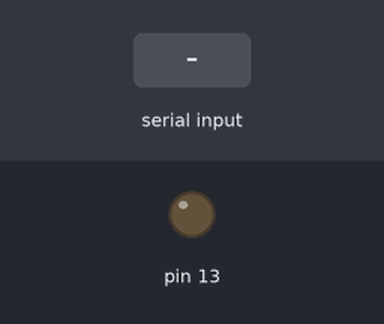
Recording of a sketch running on a simulated Arduino Uno, built with avr-gcc and run on an emulated ATmega328P. Parts: output pins drawn as LEDs (lit = HIGH). Inputs (shaded band) come from the test bench.

Above: at 1.2 s.
1.3 s: "1" received over the second serial link
At 1.7 s:
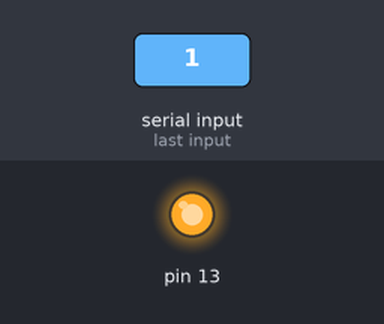
2.8 s: "0" received over the second serial link
At 4.1 s:
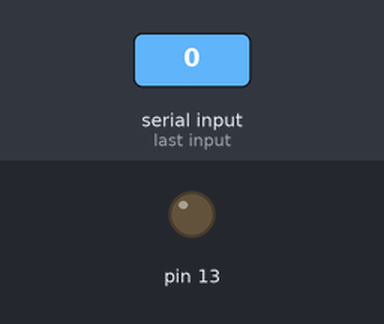
Timing chart, 0 to 5.8 s (numbered marks = the images above; inputs shaded):
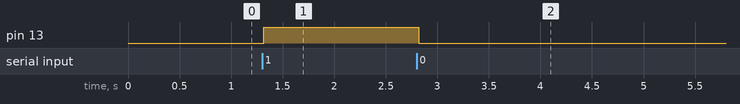

Measured:
- after the input at 1.3 s, pin 13: LOW → HIGH at once
- after the input at 2.8 s, pin 13: HIGH → LOW at once

The sketch:

bluetooth.ino
```cpp
#include <SoftwareSerial.h>

SoftwareSerial BTSerial(2, 3);
char incoming;

void setup() {
  BTSerial.begin(9600);
  pinMode(13, OUTPUT);
}

void loop() {
  if (BTSerial.available() > 0) {

    while(BTSerial.available()) {
      incoming = (char)BTSerial.read();
    }

    BTSerial.println(incoming);

    if(incoming == '1') {
      BTSerial.println("Turning L ON");
      digitalWrite(13, HIGH);
    }


    if(incoming == '0') {
      BTSerial.println("Turning L OFF");
      digitalWrite(13, LOW);
    }

  }
}
```
